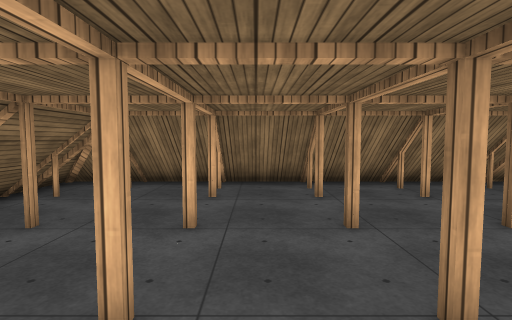
View 1 (above)

12 first-person views from a walk through a 3-D level made in the Unity game engine. The camera is 1.5 m above the floor, tilts 4° down and sees 80° across. The floor is counted in squares, 1 m on a side. Each view is taken from the middle of a square. On the plan, view 1 faces up. The plan holds only what a view shows up to about 15 squares ahead; the rest is blank. The place goes on beyond the plan. The player character is not drawn. Some surface patterns are stand-ins.

View 2
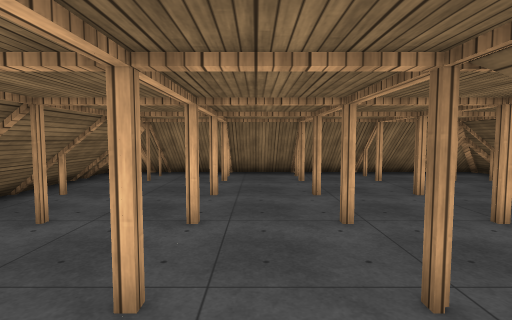

View 3
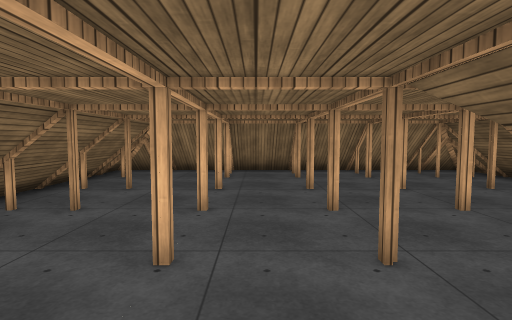

View 4
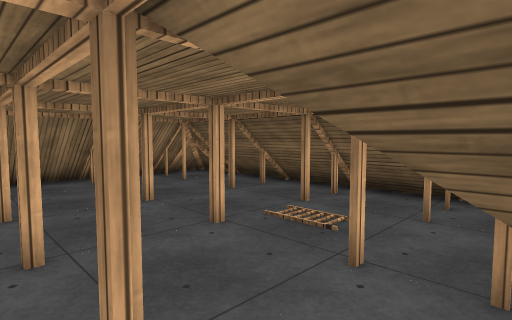

View 5
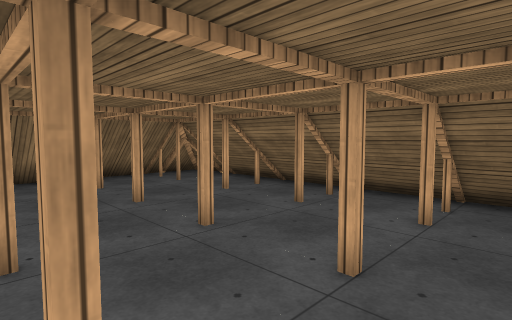

View 6
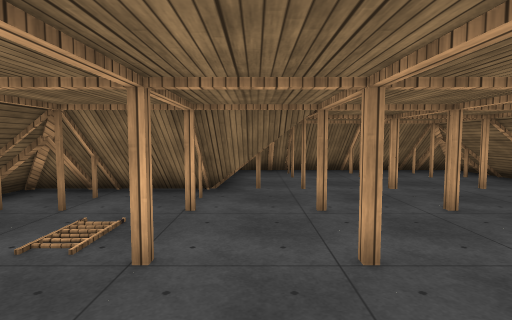

View 7
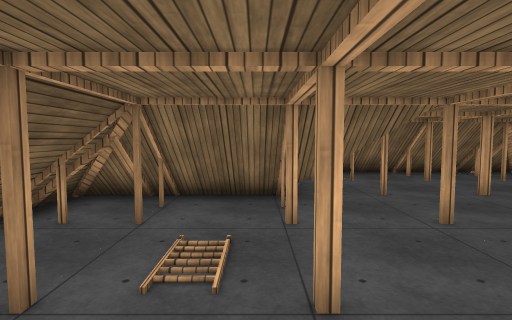

View 8
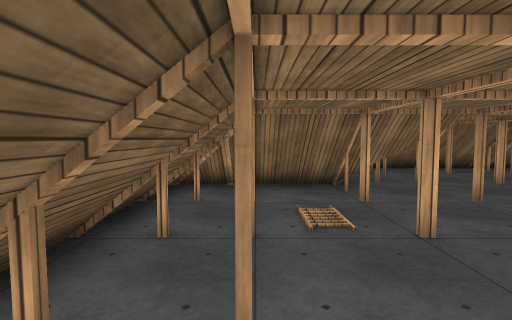

View 9
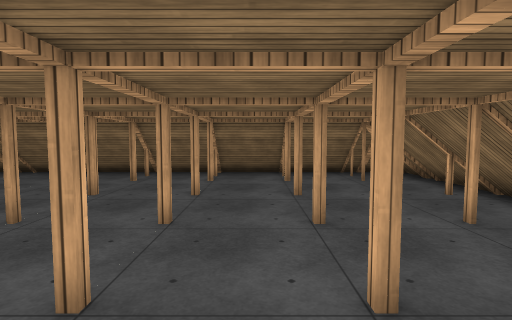

View 10
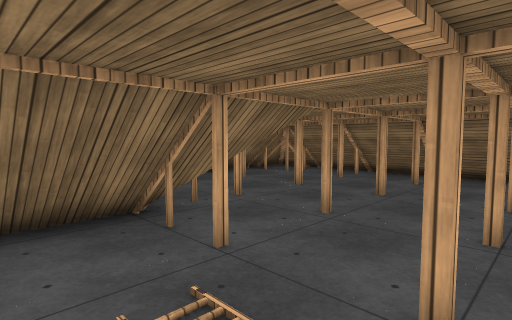

View 11
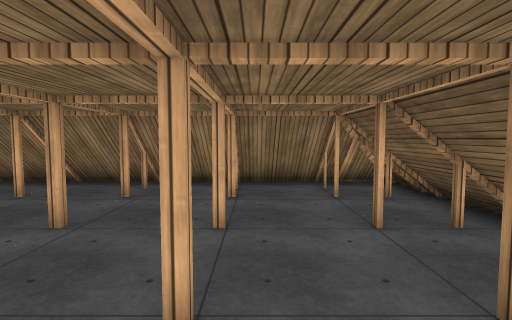

View 12
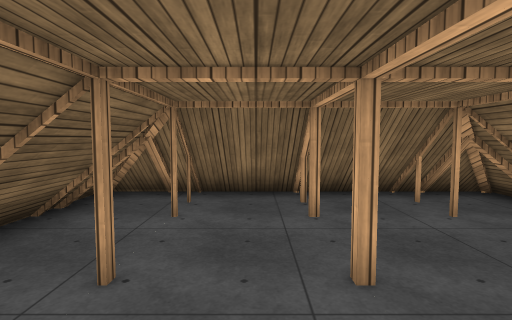

### Floor plan
Key: @ floor where view 1 was taken; # wall or solid block; . floor.
Columns run from 5 left of view 1 to 8 right of it. Each row starts with its distance up from view 1.
  9 ##############
  8 ##....##....##
  7 #............#
  6 #............#
  5 #...#..#.#..##
  4 #............#
  3 #............#
  2 #...#..#.#..##
  1 #.......... ##
  0 #...#@.#....#
 -1 #.......#####
 -2 #...... ##
 -3 #...#..##
 -4 #......
 -5 #......
 -6 ##.....#
 -7 ########

Positions as (right, up) in squares from view 1, and headings:
1: (0, 0), facing up
2: (0, -3), facing up
3: (0, -4), facing up
4: (1, -2), facing up-right
5: (2, 4), facing down-left
6: (3, 6), facing down
7: (5, 5), facing down
8: (7, 7), facing down
9: (7, 4), facing left
10: (7, 3), facing down-left
11: (5, 0), facing up
12: (0, 0), facing down
